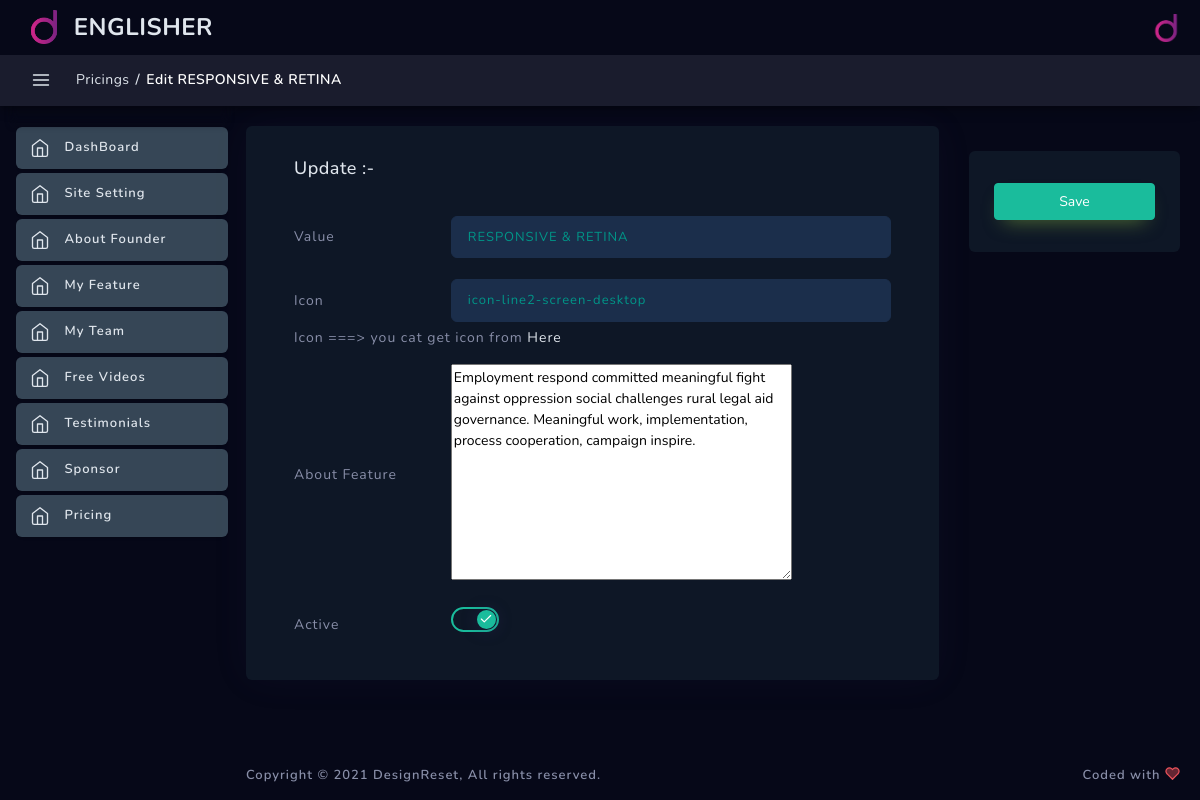
Screenshot of /dashboard/foundrfeature/edit/1/ (signed in) with the database file from the repository.
### englisher/models.py (models this page shows)
class FoundrFeature(models.Model):
    icon = models.CharField(max_length=100)
    value = models.CharField(max_length=250)
    body = models.TextField()
    active = models.BooleanField(default=False)
    created = models.DateTimeField(auto_now_add=True)
    updated = models.DateTimeField(auto_now=True)
    def __str__(self):
        return self.value

### englisher/dashbord/foundrfeature/views.py (the view)
class FoundrFeatureUpdateView(FoundrFeatureMixin,
                         GetSuccessUrlOverrideFoundrFeatureMixin,
                         UpdateView):
    template_name = "dashboard/dash_template/foundrfeature/form.html"
    permission_required = "englisher.change_freeVideo"

### templates/dashboard/dash_template/foundrfeature/form.html (shortened to what this page needs)
{% extends 'dashboard/base.html' %}
{% load static %}
{% load widget_tweaks %}
{% block pagelevelcss %}
<link href="{% static 'dashboard/assets/css/apps/invoice-add.css' %}" rel="stylesheet" type="text/css" />
<link rel="stylesheet" type="text/css" href="{% static 'dashboard/plugins/dropify/dropify.min.css' %}">
<link rel="stylesheet" type="text/css" href="{% static 'dashboard/assets/css/forms/theme-checkbox-radio.cs' %}s">
<link href="{% static 'dashboard/plugins/flatpickr/flatpickr.css' %}" rel="stylesheet" type="text/css">
<link href="{% static 'dashboard/plugins/flatpickr/custom-flatpickr.css' %}" rel="stylesheet" type="text/css">
<link href="{% static 'dashboard/assets/css/scrollspyNav.css' %}" rel="stylesheet" type="text/css" />
<link rel="stylesheet" href="{% static 'dashboard/plugins/editors/markdown/simplemde.min.css' %}">
<link href="{% static 'dashboard/plugins/file-upload/file-upload-with-preview.min.css' %}" rel="stylesheet" type="text/css" />
<link rel="stylesheet" type="text/css" href="{% static 'dashboard/assets/css/forms/switches.css' %}">
{% endblock pagelevelcss %}
{% block breadcrumb %}
<li class="breadcrumb-item"><a href="{% url 'pricing-list' %}">Pricings</a></li>
<li class="breadcrumb-item active" aria-current="page"><span>{% if object %}Edit {{object}}{% else %}Create New Pricing{% endif %}</span></li>
{% endblock breadcrumb %}
{% block content %}
<div class="row invoice layout-top-spacing layout-spacing">
    <div class="col-xl-12 col-lg-12 col-md-12 col-sm-12 col-12">
        <div class="doc-container">
            <div class="row">
                <div class="col-xl-9">
                    <div class="invoice-content">
                        <div class="invoice-detail-body">
                            <div class="invoice-detail-header">
                                <div class="row justify-content-around">
                                    <div class="col-xl-12 invoice-address-company">
                                        <h4>{% if object %}Update {{edit}}:-{% else %}Create New Pricing:-{% endif %}</h4>
                                        <div class="invoice-address-company-fields">
                                            <form id="supmit-form" method="post" enctype="multipart/form-data">
                                                <div class="form-group row pt-3">
                                                    <label for="{{ form.value.id_for_label }}" class="col-sm-3 col-form-label col-form-label-sm">{{ form.value.label }}</label>
                                                    <div class="col-sm-9">
                                                        {{ form.value|add_class:'form-control form-control-sm' }}
                                                    </div>
                                                </div>
                                                <div class="form-group row pt-3">
                                                    <label for="{{ form.icon.id_for_label }}" class="col-sm-3 col-form-label col-form-label-sm">Icon</label>
                                                    <div class="col-sm-9">
                                                        {{ form.icon|add_class:'form-control form-control-sm' }}
                                                    </div>
                                                </div>
                                                <label>Icon ===> you cat get icon from <a href="http://themes.semicolonweb.com/html/canvas/icons.html">Here</a></label>
                                                <div class="form-group row pt-3">
                                                    <label for="{{ form.body.id_for_label }}" class="col-sm-3 col-form-label col-form-label-sm">About Feature</label>
                                                    <div class="col-sm-9">
                                                        {{ form.body|add_class:"demo1"|append_attr:"id:test" }}
                                                    </div>
                                                </div>
                                                <div class="form-group row pt-3">
                                                    <label for="{{ form.active.id_for_label }}" class="col-sm-3 col-form-label col-form-label-sm">{{ form.active.label }}</label>
                                                    <div class="col-sm-9">
                                                        <label class="switch s-icons s-outline s-outline-success mr-2">
                                                            <span class="slider round"></span>
                                                        </label>
                                                    </div>
                                                </div>
                                            </form>
                                        </div>
                                    </div>
                                </div>
                            </div>
                        </div>
                    </div>
                </div>
                <div class="col-xl-3">
                    <div class="invoice-actions-btn">
                        <div class="invoice-action-btn">
                            <div class="row">
                                <div class="col-xl-12 col-md-4">
                                    <button class="btn btn-success btn-download w-100" form="supmit-form" type="submit">Save</button>
                                </div>
                            </div>
                        </div>
                    </div>
                </div>
            </div>
        </div>
    </div>
</div>
{% endblock content %}

### englisher/static/dashboard/assets/css/dashboard/dash_1.css (style rules this page uses)
.layout-spacing { padding-bottom: 25px; }

### englisher/static/dashboard/assets/css/apps/invoice-add.css (style rules this page uses)
.invoice-detail-body { padding: 0; padding-top: 32px; padding-bottom: 32px; background-color: #0e1726; box-shadow: 0 0 40px 0 rgba(94, 92, 154, 0.06); border-radius: 6px; }
.invoice-content .invoice-detail-header { padding: 0 48px; }
.invoice-content .invoice-address-company h4 { font-size: 18px; margin-bottom: 20px; }
.invoice-content .invoice-address-company .invoice-address-company-fields label { font-size: 14px; color: #888ea8; min-width: 75px; align-self: center; margin-bottom: 0; }
.invoice-content .invoice-address-company .invoice-address-company-fields .form-group { margin-bottom: 5px; }
.invoice-actions-btn { padding: 25px; padding-top: 32px; padding-bottom: 32px; margin-top: 25px; background-color: #0e1726; border-radius: 6px; }

### englisher/static/dashboard/assets/css/forms/switches.css (style rules this page uses)
.switch { position: relative; display: inline-block; width: 35px; height: 18px; }
.switch .slider { position: absolute; cursor: pointer; top: 0; left: 0; right: 0; bottom: 0; background-color: #888ea8; -webkit-transition: .4s; transition: .4s; }
.switch .slider:before { position: absolute; content: ""; background-color: white; -webkit-transition: .4s; -ms-transition: .4s; transition: .4s; height: 14px; width: 14px; left: 2px; bottom: 2px; box-shadow: 0 1px 15px 1px rgba(52, 40, 104, 0.34); }
.switch input:checked + .slider:before { -webkit-transform: translateX(17px); -ms-transform: translateX(17px); transform: translateX(17px); }
.switch .slider.round { border-radius: 34px; }
.switch .slider.round:before { border-radius: 50%; }
.switch input:checked + .slider:before { background-color: #fafafa; }
.switch.s-outline .slider { border: 2px solid #888ea8; background-color: transparent; width: 36px; height: 19px; }
.switch.s-outline .slider:before { height: 13px; width: 13px; }
.switch.s-outline[class*="s-outline-"] .slider:before { bottom: 1px; left: 1px; border: 2px solid #888ea8; background-color: #888ea8; color: #ebedf2; box-shadow: 0 1px 15px 1px rgba(52, 40, 104, 0.25); }
.switch.s-icons.s-outline-success { color: #1abc9c; }
.switch.s-outline-success input:checked + .slider { border: 2px solid #1abc9c; }
.switch.s-outline-success input:checked + .slider:before { border: 2px solid #1abc9c; background-color: #1abc9c; box-shadow: 0 1px 15px 1px rgba(52, 40, 104, 0.34); }
.switch.s-icons { width: 57px; height: 30px; }
.switch.s-icons .slider { width: 48px; height: 25px; }
.switch.s-icons .slider:before { vertical-align: sub; color: #3b3f5c; height: 19px; width: 19px; line-height: 1.3; }
.switch.s-icons input:checked + .slider:before { vertical-align: sub; color: #fff; line-height: 1.4; -webkit-transform: translateX(23px); -ms-transform: translateX(23px); transform: translateX(23px); }

### englisher/static/dashboard/assets/css/main.css (style rules this page uses)
html { min-height: 100%; }
body { color: #888ea8; height: 100%; font-size: 0.875rem; background: #f1f2f3; overflow-x: hidden; overflow-y: auto; letter-spacing: 0.0312rem; font-family: 'Nunito', sans-serif; }
h1, h2, h3, h4, h5, h6 { color: #3b3f5c; }
a { color: #e0e6ed; outline: none; }
textarea { outline: none; }
.form-group label, label { font-size: 15px; color: #e3e4eb; letter-spacing: 1px; }
.form-control { height: auto; border: 1px solid #1b2e4b; color: #009688; font-size: 15px; padding: 8px 10px; letter-spacing: 1px; height: calc(1.4em + 1.4rem + 2px); padding: .75rem 1.25rem; border-radius: 6px; background: #1b2e4b; }
.form-control.form-control-sm { padding: 7px 16px; font-size: 13px; }
.btn { padding: 0.4375rem 1.25rem; text-shadow: none; font-size: 14px; color: #3b3f5c; font-weight: normal; white-space: normal; word-wrap: break-word; transition: .2s ease-out; touch-action: manipulation; cursor: pointer; background-color: #f1f2f3; box-shadow: 0px 5px 20px 0 rgba(0, 0, 0, 0.1); will-change: opacity, transform; transition: all 0.3s ease-out; -webkit-transition: all 0.3s ease-out; }
.btn-success { color: #fff !important; background-color: #1abc9c; border-color: #1abc9c; box-shadow: 0 10px 20px -10px rgba(141, 191, 66, 0.59); }

### rows the page displays
FoundrFeature: value "RESPONSIVE & RETINA", icon "icon-line2-screen-desktop", body "Employment respond committed meaningful fight against oppression social challenges rural legal aid governance. Meaningful work, implementation, process cooperation, campaign inspire."
